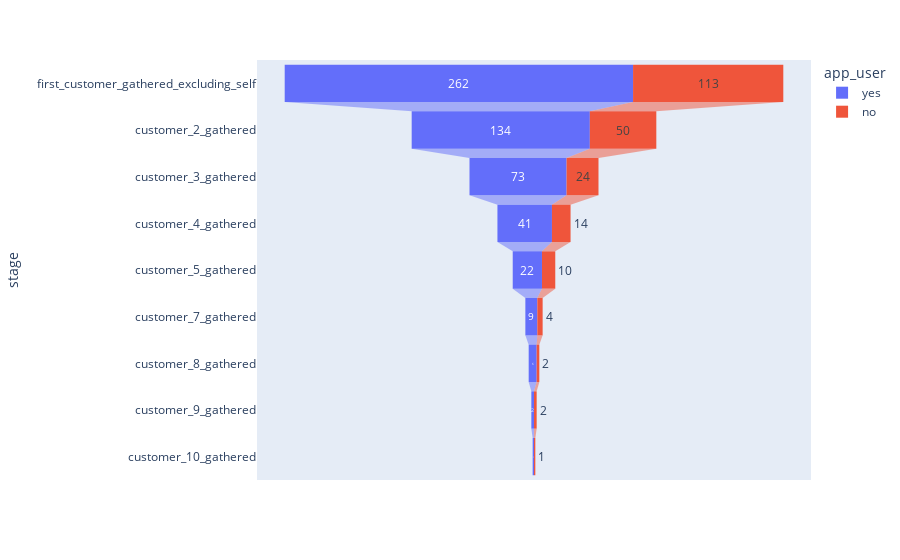

This figure's notebook cell:
### Code cell
# px.funnel(app,x='number',y='stage',color='app_user')

### Figure 1 — Plotly figure (JSON) as saved in the notebook; plotly's stock layout.template omitted (floating-point values rounded to 4 significant figures)
{"data": [{"hovertemplate": "app_user=yes<br>number=%{x}<br>stage=%{y}<extra></extra>", "legendgroup": "yes", "marker": {"color": "#636efa"}, "name": "yes", "orientation": "h", "showlegend": true, "type": "funnel", "x": [262, 134, 73, 41, 22, 9, 6, 2, 1], "xaxis": "x", "y": ["first_customer_gathered_excluding_self", "customer_2_gathered", "customer_3_gathered", "customer_4_gathered", "customer_5_gathered", "customer_7_gathered", "customer_8_gathered", "customer_9_gathered", "customer_10_gathered"], "yaxis": "y"}, {"hovertemplate": "app_user=no<br>number=%{x}<br>stage=%{y}<extra></extra>", "legendgroup": "no", "marker": {"color": "#EF553B"}, "name": "no", "orientation": "h", "showlegend": true, "type": "funnel", "x": [113, 50, 24, 14, 10, 4, 2, 2, 1], "xaxis": "x", "y": ["first_customer_gathered_excluding_self", "customer_2_gathered", "customer_3_gathered", "customer_4_gathered", "customer_5_gathered", "customer_7_gathered", "customer_8_gathered", "customer_9_gathered", "customer_10_gathered"], "yaxis": "y"}], "layout": {"legend": {"title": {"text": "app_user"}, "tracegroupgap": 0}, "margin": {"t": 60}, "xaxis": {"anchor": "y", "domain": [0, 1], "title": {"text": "number"}}, "yaxis": {"anchor": "x", "domain": [0, 1], "title": {"text": "stage"}}}}
